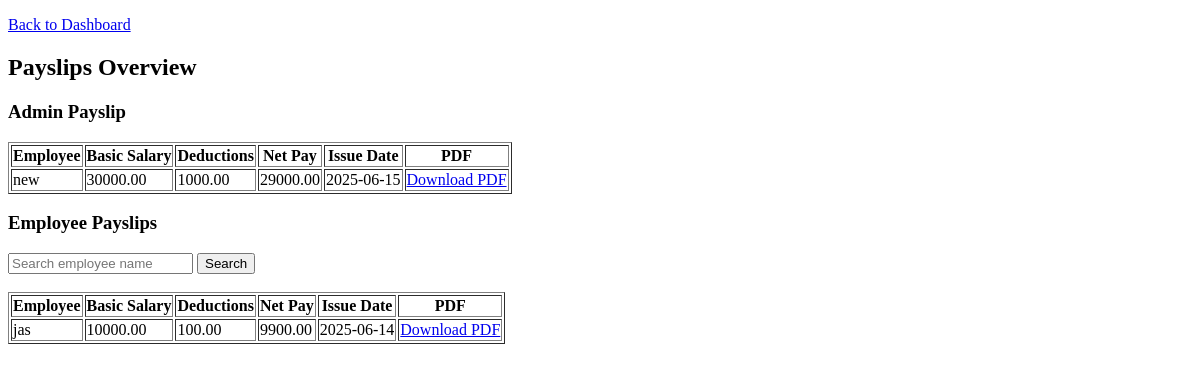
The page /public/payslip.php (signed in) on the database as committed earlier.
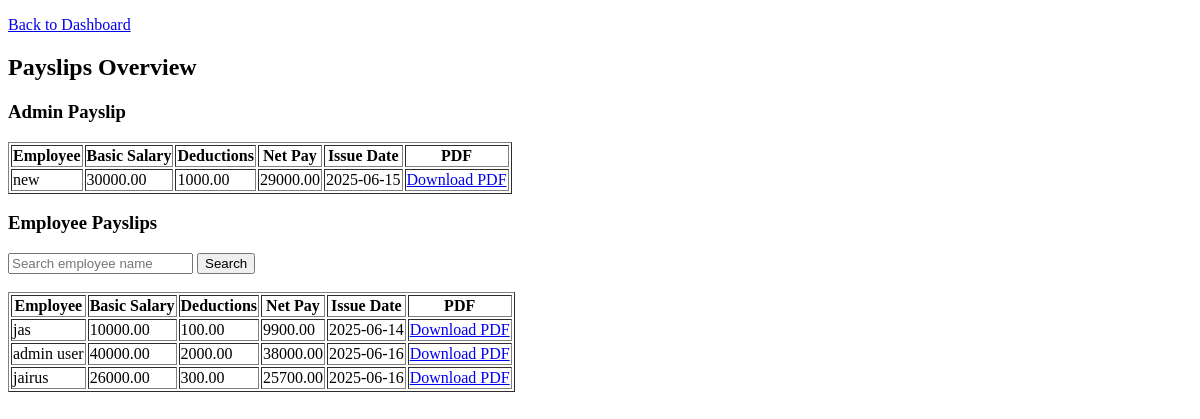
The same page on the database as committed later.
### tables this page shows
CREATE TABLE `payslips` (
  `id` int(11) NOT NULL,
  `employee_id` int(11) DEFAULT NULL,
  `basic_salary` decimal(10,2) DEFAULT NULL,
  `deductions` decimal(10,2) DEFAULT NULL,
  `net_pay` decimal(10,2) DEFAULT NULL,
  `issue_date` date DEFAULT NULL
);

CREATE TABLE `employees` (
  `id` int(11) NOT NULL,
  `name` varchar(100) DEFAULT NULL,
  `email` varchar(100) DEFAULT NULL,
  `age` int(11) DEFAULT NULL,
  `username` varchar(50) DEFAULT NULL,
  `password` varchar(255) DEFAULT NULL,
  `department` varchar(100) DEFAULT NULL,
  `role` enum('admin','employee') DEFAULT 'employee',
  `created_at` timestamp NOT NULL DEFAULT current_timestamp()
);

### public/payslip.php (the view, shortened to what this page needs)
<?php
require_once '../config/database.php';
$user = $_SESSION['user'];
$search = $_GET['search'] ?? '';
if ($user['role'] === 'admin') {
    $stmt = $pdo->prepare("SELECT p.*, e.name FROM payslips p JOIN employees e ON p.employee_id = e.id WHERE p.employee_id = ?");
    $stmt->execute([$user['id']]);
    $adminPayslip = $stmt->fetchAll();
    $where = "WHERE p.employee_id != ?";
    $params = [$user['id']];
    $stmt = $pdo->prepare("SELECT p.*, e.name FROM payslips p JOIN employees e ON p.employee_id = e.id $where");
    $stmt->execute($params);
    $otherPayslips = $stmt->fetchAll();
} else {
    $stmt = $pdo->prepare("SELECT p.*, e.name FROM payslips p JOIN employees e ON p.employee_id = e.id WHERE p.employee_id = ?");
    $stmt->execute([$user['id']]);
    $payslips = $stmt->fetchAll();
}
?>
<!DOCTYPE html>
<html>
<head><title>Payslips</title></head>
<body>
<p><a href="dashboard.php">Back to Dashboard</a></p>
<h2><?= $user['role'] === 'admin' ? 'Payslips Overview' : 'My Payslips' ?></h2>
<?php if ($user['role'] === 'admin'): ?>
    <h3>Admin Payslip</h3>
    <table border="1">
        <tr>
            <th>Employee</th><th>Basic Salary</th><th>Deductions</th><th>Net Pay</th><th>Issue Date</th><th>PDF</th>
        </tr>
        <?php foreach ($adminPayslip as $pay): ?>
        <tr>
            <td><?= htmlspecialchars($pay['name']) ?></td>
            <td><?= htmlspecialchars($pay['basic_salary']) ?></td>
            <td><?= htmlspecialchars($pay['deductions']) ?></td>
            <td><?= htmlspecialchars($pay['net_pay']) ?></td>
            <td><?= htmlspecialchars($pay['issue_date']) ?></td>
            <td><a href="download_payslip.php?employee_id=<?= $user['id'] ?>">Download PDF</a></td>
        </tr>
        <?php endforeach; ?>
    </table>
    <h3>Employee Payslips</h3>
    <form method="GET">
        <input type="text" name="search" value="<?= htmlspecialchars($search) ?>" placeholder="Search employee name">
        <button type="submit">Search</button>
    </form>
    <br>
    <table border="1">
        <tr>
            <th>Employee</th><th>Basic Salary</th><th>Deductions</th><th>Net Pay</th><th>Issue Date</th><th>PDF</th>
        </tr>
        <?php foreach ($otherPayslips as $pay): ?>
        <tr>
            <td><?= htmlspecialchars($pay['name']) ?></td>
            <td><?= htmlspecialchars($pay['basic_salary']) ?></td>
            <td><?= htmlspecialchars($pay['deductions']) ?></td>
            <td><?= htmlspecialchars($pay['net_pay']) ?></td>
            <td><?= htmlspecialchars($pay['issue_date']) ?></td>
            <td><a href="download_payslip.php?employee_id=<?= $pay['employee_id'] ?>">Download PDF</a></td>
        </tr>
        <?php endforeach; ?>
    </table>
<?php endif; ?>
</body>
</html>

Rows that differ between the two databases and show on the page:
added payslips: employee.name "admin user", basic_salary "40000.00", deductions "2000.00", net_pay "38000.00", issue_date "2025-06-16", shown under "Employee Payslips"
added payslips: employee.name "jairus", basic_salary "26000.00", deductions "300.00", net_pay "25700.00", issue_date "2025-06-16", shown under "Employee Payslips"
